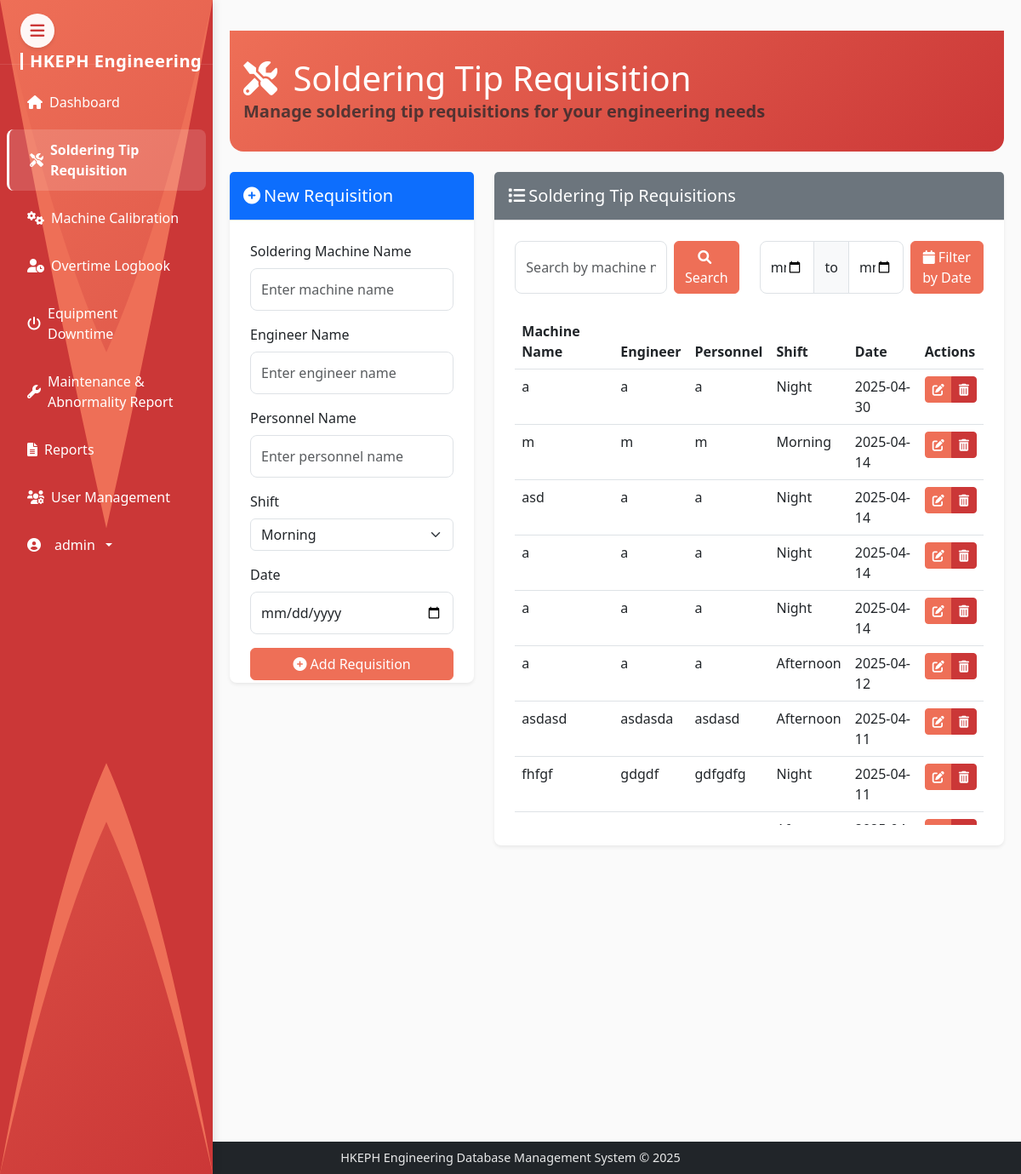
The app's page /soldering-tips (signed in) with its own data.
### models.py (models this page shows, shortened)
class User(UserMixin, db.Model):
    id = db.Column(db.Integer, primary_key=True)
    username = db.Column(db.String(64), unique=True, nullable=False)
    email = db.Column(db.String(120), unique=True, nullable=False)
    password_hash = db.Column(db.String(256), nullable=False)
    is_admin = db.Column(db.Boolean, default=False)
    date_created = db.Column(db.DateTime, default=datetime.utcnow)

class SolderingTip(db.Model):
    id = db.Column(db.Integer, primary_key=True)
    machine_name = db.Column(db.String(100), nullable=False)
    engineer_name = db.Column(db.String(100), nullable=False)
    personnel_name = db.Column(db.String(100), nullable=False)
    shift = db.Column(db.String(20), nullable=False)
    date = db.Column(db.DateTime, nullable=False)
    created_at = db.Column(db.DateTime, default=datetime.utcnow)

### routes.py (the view, shortened to what this page needs)
@app.route('/soldering-tips')
@login_required
def soldering_tips():
    search_query = request.args.get('search', '')
    start_date = request.args.get('start_date')
    end_date = request.args.get('end_date')
    query = SolderingTip.query
    if search_query:
        query = query.filter(
            SolderingTip.machine_name.ilike(f'%{search_query}%')
        )
    tips = query.order_by(SolderingTip.date.desc()).all()
    form = SolderingTipForm()
    return render_template('soldering_tip.html', tips=tips, form=form, search_query=search_query, start_date=start_date, end_date=end_date)

### templates/soldering_tip.html (shortened to what this page needs)
{% extends 'base.html' %}
{% block content %}
<div class="content-area">
    <div class="dashboard-header mb-4">
        <div class="header-content">
            <h1 class="mb-0" style="color: white;">
                <i class="fas fa-tools me-2" style="color: white;"></i>
                Soldering Tip Requisition
            </h1>
            <p class="lead text-muted mb-0 bold-welcome">
                Manage soldering tip requisitions for your engineering needs
            </p>
        </div>
    </div>
    <div class="row mb-4">
        <div class="col-md-4">
            <div class="card" style="height: 600px;">
                <div class="card-header bg-primary text-white">
                    <h5 class="mb-0">
                        {% if edit_tip %}
                        <i class="fas fa-edit me-1"></i>Edit Requisition
                        {% else %}
                        <i class="fas fa-plus-circle me-1"></i>New Requisition
                        {% endif %}
                    </h5>
                </div>
                <div class="card-body" style="overflow-y: auto;">
                    {% if edit_tip %}
                    <form method="POST" action="{{ url_for('edit_soldering_tip', tip_id=edit_tip.id) }}">
                    {% else %}
                    <form method="POST" action="{{ url_for('add_soldering_tip') }}">
                    {% endif %}
                        <div class="mb-3">
                            <label for="machine_name" class="form-label">Soldering Machine Name</label>
                            {{ form.machine_name(class="form-control", placeholder="Enter machine name") }}
                        </div>
                        <div class="mb-3">
                            <label for="engineer_name" class="form-label">Engineer Name</label>
                            {{ form.engineer_name(class="form-control", placeholder="Enter engineer name") }}
                        </div>
                        <div class="mb-3">
                            <label for="personnel_name" class="form-label">Personnel Name</label>
                            {{ form.personnel_name(class="form-control", placeholder="Enter personnel name") }}
                        </div>
                        <div class="mb-3">
                            <label for="shift" class="form-label">Shift</label>
                            {{ form.shift(class="form-select") }}
                        </div>
                        <div class="mb-3">
                            <label for="date" class="form-label">Date</label>
                            {{ form.date(class="form-control", type="date") }}
                        </div>
                        <div class="d-grid gap-2">
                            {% if edit_tip %}
                            <button type="submit" class="btn btn-primary">
                                <i class="fas fa-save me-1"></i>Update Requisition
                            </button>
                            <a href="{{ url_for('soldering_tips') }}" class="btn btn-secondary">
                                <i class="fas fa-times me-1"></i>Cancel
                            </a>
                            {% else %}
                            <button type="submit" class="btn btn-primary">
                                <i class="fas fa-plus-circle me-1"></i>Add Requisition
                            </button>
                            {% endif %}
                        </div>
                    </form>
                </div>
            </div>
        </div>
        <div class="col-md-8">
            <div class="card">
                <div class="card-header bg-secondary text-white">
                    <h5 class="mb-0"><i class="fas fa-list me-1"></i>Soldering Tip Requisitions</h5>
                </div>
                <div class="card-body">
                    <div class="row mb-4">
                        <div class="col-md-6">
                            <form class="d-flex" method="GET" action="{{ url_for('soldering_tips') }}">
                                <input type="text" class="form-control me-2" name="search" placeholder="Search by machine name..." value="{{ search_query if search_query else '' }}">
                                <button class="btn btn-primary" type="submit">
                                    <i class="fas fa-search me-1"></i>Search
                                </button>
                            </form>
                        </div>
                        <div class="col-md-6">
                            <form class="d-flex" method="GET" action="{{ url_for('soldering_tips') }}">
                                <div class="input-group me-2">
                                    <input type="date" class="form-control" name="start_date" value="{{ start_date if start_date else '' }}">
                                    <span class="input-group-text">to</span>
                                    <input type="date" class="form-control" name="end_date" value="{{ end_date if end_date else '' }}">
                                </div>
                                <button class="btn btn-primary" type="submit">
                                    <i class="fas fa-calendar me-1"></i>Filter by Date
                                </button>
                            </form>
                        </div>
                    </div>
                    <div class="table-responsive" style="max-height: 600px;">
                        <table class="table table-hover">
                            <thead>
                                <tr>
                                    <th>Machine Name</th>
                                    <th>Engineer</th>
                                    <th>Personnel</th>
                                    <th>Shift</th>
                                    <th>Date</th>
                                    <th>Actions</th>
                                </tr>
                            </thead>
                            <tbody>
                                {% for tip in tips %}
                                <tr>
                                    <td>{{ tip.machine_name }}</td>
                                    <td>{{ tip.engineer_name }}</td>
                                    <td>{{ tip.personnel_name }}</td>
                                    <td>{{ tip.shift|capitalize }}</td>
                                    <td>{{ tip.date.strftime('%Y-%m-%d') }}</td>
                                    <td>
                                        <div class="btn-group btn-group-sm" role="group">
                                            <a href="{{ url_for('edit_soldering_tip', tip_id=tip.id) }}" class="btn btn-warning">
                                                <i class="fas fa-edit"></i>
                                            </a>
                                            <button type="button" class="btn btn-danger" data-bs-toggle="modal" data-bs-target="#deleteTipModal-{{ tip.id }}">
                                                <i class="fas fa-trash-alt"></i>
                                            </button>
                                        </div>
                                    </td>
                                </tr>
                                {% endfor %}
                            </tbody>
                        </table>
                    </div>
                </div>
            </div>
        </div>
    </div>
</div>
{% endblock %}

### templates/base.html (shortened to what this page needs)
<!DOCTYPE html>
<html lang="en" data-bs-theme="light" style="height: 100%;">
<head>
    <link href="https://cdn.jsdelivr.net/npm/bootstrap@5.3.0/dist/css/bootstrap.min.css" rel="stylesheet">
    <link rel="stylesheet" href="https://cdnjs.cloudflare.com/ajax/libs/font-awesome/6.0.0/css/all.min.css">
    <link rel="stylesheet" type="text/css" href="https://cdn.jsdelivr.net/npm/daterangepicker/daterangepicker.css" />
    <link rel="stylesheet" href="{{ url_for('static', filename='css/style.css') }}">
</head>
<body class="{% block body_class %}{% endblock %}" style="height: 100%; margin: 0;">
    <button class="sidebar-toggle" type="button" id="sidebarToggle">
        <i class="fas fa-bars"></i>
    </button>
    <nav class="sidebar" id="sidebar">
        <svg class="sidebar-wave" viewBox="0 0 100 100" preserveAspectRatio="none">
            <path d="M0 0 L0 100 Q25 80 50 70 Q75 80 100 100 L100 0 Q75 20 50 30 Q25 20 0 0 Z" fill="var(--accent-primary)"/>
            <path d="M0 0 L0 100 Q25 75 50 65 Q75 75 100 100 L100 0 Q75 25 50 45 Q25 25 0 0 Z" fill="var(--accent-secondary)"/>
        </svg>
        <div class="sidebar-brand">
            <a class="navbar-brand" href="{{ url_for('dashboard') }}">
                <span>HKEPH Engineering</span>
            </a>
        </div>
        {% if current_user.is_authenticated %}
        <ul class="sidebar-nav nav flex-column">
            <li class="nav-item">
                <a class="nav-link {% if request.path == url_for('dashboard') %}active fw-bold{% endif %}" href="{{ url_for('dashboard') }}">
                    <i class="fas fa-home"></i>
                    <span>Dashboard</span>
                </a>
            </li>
            <li class="nav-item">
                <a class="nav-link {% if request.path == url_for('soldering_tips') %}active fw-bold{% endif %}" href="{{ url_for('soldering_tips') }}">
                    <i class="fas fa-tools"></i>
                    <span>Soldering Tip Requisition</span>
                </a>
            </li>
            <li class="nav-item">
                <a class="nav-link {% if request.path == url_for('machine_calibrations') %}active fw-bold{% endif %}" href="{{ url_for('machine_calibrations') }}">
                    <i class="fas fa-cogs"></i>
                    <span>Machine Calibration</span>
                </a>
            </li>
            <li class="nav-item">
                <a class="nav-link {% if request.path == url_for('overtime_logbook') %}active fw-bold{% endif %}" href="{{ url_for('overtime_logbook') }}">
                    <i class="fas fa-user-clock"></i>
                    <span>Overtime Logbook</span>
                </a>
            </li>
            <li class="nav-item">
                <a class="nav-link {% if request.path == url_for('equipment_downtime') %}active fw-bold{% endif %}" href="{{ url_for('equipment_downtime') }}">
                    <i class="fas fa-power-off"></i>
                    <span>Equipment Downtime</span>
                </a>
            </li>
            <li class="nav-item">
                <a class="nav-link {% if request.path == url_for('maintenance_reports') %}active fw-bold{% endif %}" href="{{ url_for('maintenance_reports') }}">
                    <i class="fas fa-wrench"></i>
                    <span>Maintenance & Abnormality Report</span>
                </a>
            </li>
            <li class="nav-item">
                <a class="nav-link {% if request.path == url_for('reports') %}active fw-bold{% endif %}" href="{{ url_for('reports') }}">
                    <i class="fas fa-file-alt"></i>
                    <span>Reports</span>
                </a>
            </li>
            {% if current_user.is_admin %}
            <li class="nav-item">
                <a class="nav-link {% if request.path == url_for('user_management') %}active fw-bold{% endif %}" href="{{ url_for('user_management') }}">
                    <i class="fas fa-users-cog"></i>
                    <span>User Management</span>
                </a>
            </li>
            {% endif %}
            <li class="nav-item mt-auto">
                <div class="dropdown">
                    <a class="nav-link dropdown-toggle" href="#" id="sidebarDropdown" role="button" data-bs-toggle="dropdown" aria-expanded="false">
                        <i class="fas fa-user-circle me-2"></i>
                        <span>{{ current_user.username }}</span>
                    </a>
                </div>
            </li>
        </ul>
        {% endif %}
    </nav>
        <div class="main-flex-center">
            {% block content %}
            {% endblock %}
        </div>
        <footer class="bg-dark text-white position-fixed bottom-0 w-100 py-2 z-1020" style="
            background-color: rgba(0,0,0,0.8);
            left: 0;
            right: 0;
            width: 100%;
            text-align: center;
        ">
            <div class="container-fluid">
                <div class="row">
                    <div class="col-12">
                        <p class="mb-0" style="
                            color: rgba(255,255,255,0.9);
                            font-size: 0.9rem;
                            max-width: 100%;
                            word-wrap: break-word;
                            margin: 0 auto;
                            padding: 0 1rem;
                        ">HKEPH Engineering Database Management System &copy; 2025</p>
                    </div>
                </div>
            </div>
        </footer>
    </body>
    </html>

### records on screen
User: username "admin"
SolderingTip: machine_name "a", engineer_name "a", personnel_name "a", shift "Night", date "2025-04-30"
SolderingTip: machine_name "m", engineer_name "m", personnel_name "m", shift "Morning", date "2025-04-14"
SolderingTip: machine_name "asd", engineer_name "a", personnel_name "a", shift "Night", date "2025-04-14"
SolderingTip: machine_name "a", engineer_name "a", personnel_name "a", shift "Night", date "2025-04-14"
SolderingTip: machine_name "a", engineer_name "a", personnel_name "a", shift "Night", date "2025-04-14"
SolderingTip: machine_name "a", engineer_name "a", personnel_name "a", shift "Afternoon", date "2025-04-12"
SolderingTip: machine_name "asdasd", engineer_name "asdasda", personnel_name "asdasd", shift "Afternoon", date "2025-04-11"
SolderingTip: machine_name "fhfgf", engineer_name "gdgdf", personnel_name "gdfgdfg", shift "Night", date "2025-04-11"
